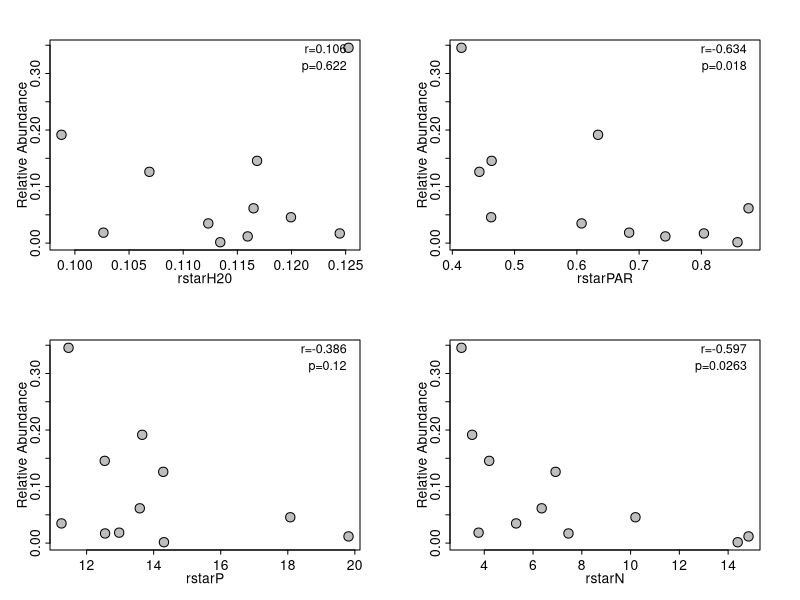
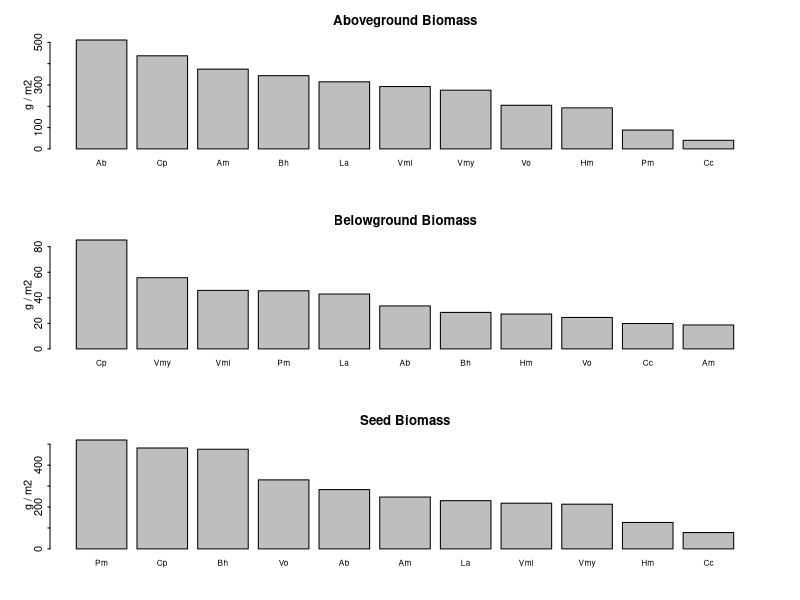
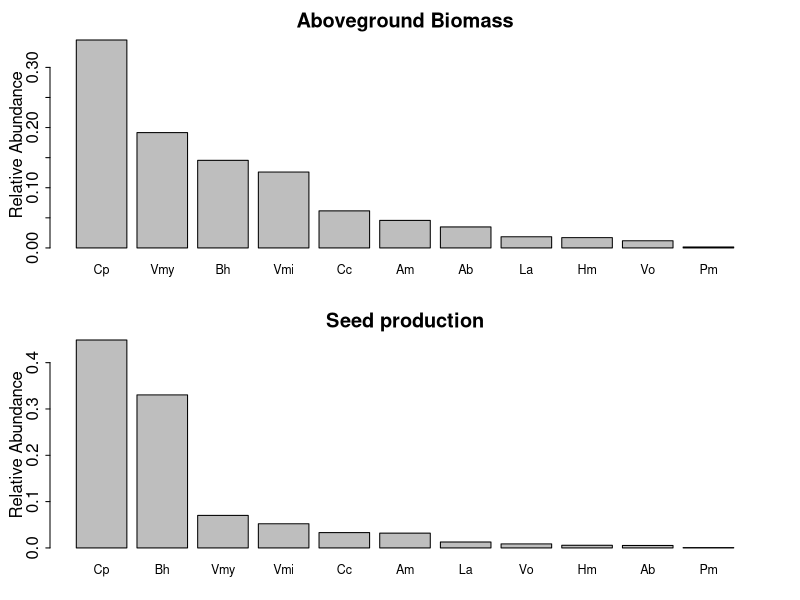

Reproduce these figures in R, in order.
### Data Exploration for Lizzie
## Exploring R*, relative abundance, seed production for 11 California Annuals

## October 2016, small edits by Lizzie ##

## Set home directory
setwd("~/Documents/git/projects/temporalvar/docs/notes/parametermusings/fromJanneke/analyses")

## Read in data
PlotDat <- read.csv("input/PlotDat.csv", header = TRUE)
SpeciesDat <- read.csv("input/SpeciesDat.csv", header = TRUE)
InflDat <- read.csv("input/InflDat.csv", header=TRUE)
SeedDat <- read.csv("input/SeedDat.csv", header=TRUE)

### Examine correlation between R* and relative abundance in competition, ungrazed plots
#Extract R* per species
rstarH20 <- tapply(PlotDat[,4], as.factor(PlotDat[,3]), mean)
rstarPAR <- tapply(PlotDat[,5], as.factor(PlotDat[,3]), mean)
rstarP <- tapply(PlotDat[,6], as.factor(PlotDat[,3]), mean)
rstarN <- tapply(PlotDat[,7], as.factor(PlotDat[,3]), mean)
Rstarall <- cbind(rstarH20,rstarPAR, rstarP, rstarN)

#Remove Rstar values for mixtures, bare plots, and one species that did not germinate
Rstarall <- Rstarall[-c(2,4,8,11,12),]

#Calculate relative abundance of each species in mixture plots (Above ground biomass)
MixtureDat <- SpeciesDat[SpeciesDat[,3]=="All",]
totbio <- tapply(MixtureDat[,5],as.factor(MixtureDat[,2]),sum)
MixtureDat <- merge(MixtureDat, totbio, by.x="Plot", by.y="row.names")
relabun <- MixtureDat[,5]/MixtureDat[,8]
MixtureDat <- cbind(MixtureDat, relabun)
dimnames(MixtureDat)[[2]][8:9] <- c("Total Biomass","RAb")

#Calculate the average relative abundance
mrelabun <- tapply(MixtureDat[,9], as.factor(MixtureDat[,4]), mean)

#Merge
RstarBio <- merge(Rstarall, mrelabun, by="row.names")
dimnames(RstarBio)[[2]][c(1,6)] <- c("Spp","RA")

#plot
quartz(width=6, height=6)
par(mfrow=c(2,2), omi=c(0,0,0,0), mai=c(0.5,0.5,0.4,0.4), tck=-0.02, mgp=c(1.2,0.4,0))

for(i in 2:5){
  plot(RstarBio[,i],RstarBio[,6], xlab=dimnames(RstarBio)[[2]][i], cex=1.5, ylab="Relative Abundance", pch=21, bg="grey")
  test <- cor.test(RstarBio[,i],RstarBio[,6], alternative="less")
  mtext(paste("r=",signif(test$estimate,3), sep="", collapse=NULL), side=3, adj=0.95, line=-1, cex=0.75)
  mtext(paste("p=",signif(test$p.value,3), sep="", collapse=NULL), side=3, adj=0.95, line=-2, cex=0.75)
}


##Calucate biomass of aboveground, belowground, seeds in monoculture
#Subset monocultures
MonoDat <- PlotDat[PlotDat[,3]!="All"&PlotDat[,3]!="Exotic"&PlotDat[,3]!="Native"
                      &PlotDat[,3]!="Bare"&PlotDat[,3]!="Mm",] # only monocultures that had significant germination

#Scale aboveground / below ground biomass to m2 basis
MonoDat[,8] <- MonoDat[,8] / (0.5*0.1) #clipstrip of 0.5 x 0.1 meters
MonoDat[,9] <- MonoDat[,9] / (2 * pi * 0.025^2) #2 soil cores, 5 cm diameter

#Add seed set
Sdwght <- rep(NA, times=dim(MonoDat)[1])

for(i in 1:dim(MonoDat)[1]){
  plt <- MonoDat[i,2]; sp <- as.character(MonoDat[i,3])
  inflm2 <- SpeciesDat[SpeciesDat[,2]==plt,6] / SpeciesDat[SpeciesDat[,2]==plt,7] #inflorescence per m2
  inflwht <- mean(InflDat[InflDat[,2]==plt & InflDat[,3]==sp,7])
  if(inflm2==0 &is.na(inflwht)==TRUE){inflwht <- 0}
  if(inflm2>0 &is.na(inflwht)==TRUE){inflwht <- mean(InflDat[InflDat[,3]==sp,7])}
  
  Sdwght[i] <- inflm2*inflwht
  
  if(sp=="Ab"|sp=="Am"|sp=="Cc"|sp=="Cp"){
    seedunitinfl <- mean(na.omit(InflDat[InflDat[,2]==plt & InflDat[,3]==sp,5]))
    seednounit <- mean(na.omit(InflDat[InflDat[,2]==plt & InflDat[,3]==sp,6]))
    if(is.na(seedunitinfl)==TRUE){seedunitinfl <- mean(na.omit(InflDat[InflDat[,3]==sp,5]))}
    if(is.na(seednounit)==TRUE){seednounit <- mean(na.omit(InflDat[InflDat[,3]==sp,6]))}
    seedweight <- SeedDat[SeedDat[,1]==sp,2]
    Sdwght[i] <- inflm2 * seedunitinfl * seednounit * seedweight
  }
}

#Merge
MonoDat <- cbind(MonoDat, Sdwght)

#averages
AbvBio <- tapply(MonoDat[,8], as.factor(MonoDat[,3]), mean); AbvBio <- AbvBio[is.na(AbvBio)==FALSE]
BlwBio <- tapply(MonoDat[is.na(MonoDat[,9])==FALSE,9], as.factor(MonoDat[is.na(MonoDat[,9])==FALSE,3]), mean); BlwBio <- BlwBio[is.na(BlwBio)==FALSE] 
SdBio <- tapply(MonoDat[,10], as.factor(MonoDat[,3]), mean); SdBio <- SdBio[is.na(SdBio)==FALSE]


#Plot of biomass per m2 in monoculture
quartz(width=5, height=8)
par(mfrow=c(3,1), omi=c(0,0,0,0), mai=c(0.5,0.5,0.4,0.4), tck=-0.02, mgp=c(1.2,0.4,0))
barplot(AbvBio[order(AbvBio,decreasing=TRUE)], cex.names=0.75, ylab="g / m2")
title("Aboveground Biomass")
barplot(BlwBio[order(BlwBio,decreasing=TRUE)], cex.names=0.75, ylab="g / m2")
title("Belowground Biomass")
barplot(SdBio[order(SdBio,decreasing=TRUE)], cex.names=0.75, ylab="g / m2")
title("Seed Biomass")


##calculate relative abundance as above ground biomass and seed in mixtures
#first calculate total seed biomass per m2
Sdwght <- rep(NA, times=dim(MixtureDat)[1])

for(i in 1:dim(MixtureDat)[1]){
  plt <- MixtureDat[i,1]; sp <- as.character(MixtureDat[i,4])
  inflm2 <- MixtureDat[i,6] / MixtureDat[i,7] #inflorescence per m2
  inflwht <- mean(InflDat[InflDat[,2]==plt & InflDat[,3]==sp,7])
  if(inflm2==0 &is.na(inflwht)==TRUE){inflwht <- 0}
  Sdwght[i] <- inflm2*inflwht
  
  if(sp=="Ab"|sp=="Am"|sp=="Cc"|sp=="Cp"){
    seedunitinfl <- mean(na.omit(InflDat[InflDat[,2]==plt & InflDat[,3]==sp,5]))
    seednounit <- mean(na.omit(InflDat[InflDat[,2]==plt & InflDat[,3]==sp,6]))
       if(is.na(seedunitinfl)==TRUE){seedunitinfl <- mean(na.omit(InflDat[InflDat[,3]==sp,5]))}
       if(is.na(seednounit)==TRUE){seednounit <- mean(na.omit(InflDat[InflDat[,3]==sp,6]))}
    seedweight <- SeedDat[SeedDat[,1]==sp,2]
    Sdwght[i] <- inflm2 * seedunitinfl * seednounit * seedweight
  }
}

#Merge
MixtureDat <- cbind(MixtureDat, Sdwght)
totsbio <- tapply(MixtureDat[,10],as.factor(MixtureDat[,1]),sum)
MixtureDat <- merge(MixtureDat, totsbio, by.x="Plot", by.y="row.names")
relabuns <- MixtureDat[,10]/MixtureDat[,11]
MixtureDat <- cbind(MixtureDat, relabuns)
dimnames(MixtureDat)[[2]][11:12] <- c("Total Seed Biomass", "RAs")

##Average relative abundance: Biomass & seeds
RAbio <- tapply(MixtureDat[,9], as.factor(MixtureDat[,4]), mean) 
RAseed <- tapply(MixtureDat[,12], as.factor(MixtureDat[,4]), mean)

#Plot of relative abundance in mixture
quartz(width=6, height=8)
par(mfrow=c(2,1), omi=c(0,0,0,0), mai=c(0.5,0.5,0.4,0.4), tck=-0.02, mgp=c(1.2,0.4,0))
barplot(RAbio[order(RAbio,decreasing=TRUE)], cex.names=0.75, ylab="Relative Abundance")
title("Aboveground Biomass")
barplot(RAseed[order(RAseed,decreasing=TRUE)], cex.names=0.75, ylab="Relative Abundance")
title("Seed production")


## Below is by Lizzie ##
## Try to get biomass to seed conversion ##

## From MidlandControlData.xlsx: #
# NReproInfl --	Number of reproductive infloresences at peak biomass in Inflorescence plot.
# Can multiply by seed weight/inflorescence to get an estimate of seed biomass / m2
# ...but, wait, Janneke did all this above!

##
## Geeting seed per unit biomass info ...

# I believe that ...
# - Seed weight is calculated per m2
# - Clip strips were 0.5 x 0.1 m and are what's given in Abvbiom for mixtures
# So for the mixture plots I will take MixtureDat$Abvbiom x 20 and use that for the biomass to compare to seed weight....

## Mixture plots: Biomass & seeds
Mixbio <- tapply(MixtureDat$Abvbiom*20, as.factor(MixtureDat$Species), mean) 
Mixseed <- tapply(MixtureDat$Sdwght, as.factor(MixtureDat$Species), mean)
Mixseed/Mixbio

## Monoculture plots: Biomass & seeds
SdBio/AbvBio

## Across all mixture and monoculture plots
Allbio <- tapply(c(MonoDat$AbvBiomass, MixtureDat$Abvbiom*20), c(as.character(MixtureDat$Species),
    as.character(MonoDat$Comp)), mean) 
Allseed <- tapply(c(MonoDat$Sdwght, MixtureDat$Sdwght), c(as.character(MixtureDat$Species),
    as.character(MonoDat$Comp)), mean) 

Allseed/Allbio
